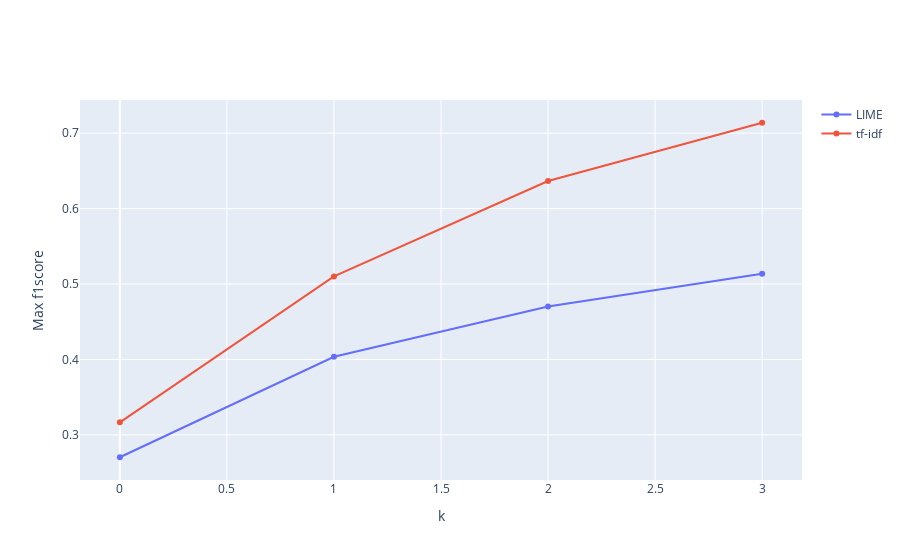

Notebook cell for this chart:
### Code cell
compare_lineplots(list(range(min_k)), 
                  lime_max_f1score_avg, 
                  baseline_max_f1score_avg,
                  'LIME', 
                  'tf-idf',
                  'k', 
                  'Max f1score', 
                  use_plotly)

### Figure 1 — Plotly figure (JSON) as saved in the notebook; plotly's stock layout.template omitted (floating-point values rounded to 4 significant figures)
{"data": [{"mode": "markers+lines", "name": "LIME", "type": "scatter", "x": [0, 1, 2, 3], "y": [0.2703, 0.4036, 0.4702, 0.5135]}, {"mode": "markers+lines", "name": "tf-idf", "type": "scatter", "x": [0, 1, 2, 3], "y": [0.3166, 0.5101, 0.6366, 0.7138]}], "layout": {"xaxis": {"title": {"text": "k"}}, "yaxis": {"title": {"text": "Max f1score"}}}}
